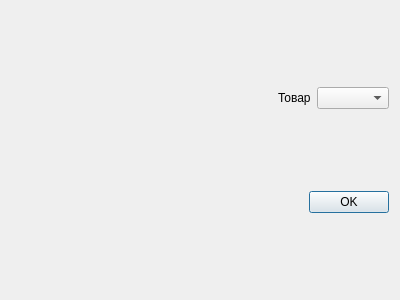
<?xml version="1.0" encoding="UTF-8"?>
<ui version="4.0">
 <class>ChartDialog</class>
 <widget class="QDialog" name="ChartDialog">
  <property name="geometry">
   <rect>
    <x>0</x>
    <y>0</y>
    <width>400</width>
    <height>300</height>
   </rect>
  </property>
  <property name="windowTitle">
   <string>График поставок</string>
  </property>
  <layout class="QVBoxLayout" name="verticalLayout">
   <item>
    <layout class="QHBoxLayout" name="horizontalLayout">
     <item>
      <spacer name="horizontalSpacer">
       <property name="orientation">
        <enum>Qt::Horizontal</enum>
       </property>
       <property name="sizeHint" stdset="0">
        <size>
         <width>40</width>
         <height>20</height>
        </size>
       </property>
      </spacer>
     </item>
     <item>
      <widget class="QLabel" name="label">
       <property name="text">
        <string>Товар</string>
       </property>
      </widget>
     </item>
     <item>
      <widget class="QComboBox" name="comboBox"/>
     </item>
    </layout>
   </item>
   <item>
    <widget class="QDialogButtonBox" name="buttonBox">
     <property name="orientation">
      <enum>Qt::Horizontal</enum>
     </property>
     <property name="standardButtons">
      <set>QDialogButtonBox::Ok</set>
     </property>
    </widget>
   </item>
  </layout>
 </widget>
 <resources/>
 <connections>
  <connection>
   <sender>buttonBox</sender>
   <signal>accepted()</signal>
   <receiver>ChartDialog</receiver>
   <slot>accept()</slot>
   <hints>
    <hint type="sourcelabel">
     <x>248</x>
     <y>254</y>
    </hint>
    <hint type="destinationlabel">
     <x>157</x>
     <y>274</y>
    </hint>
   </hints>
  </connection>
  <connection>
   <sender>buttonBox</sender>
   <signal>rejected()</signal>
   <receiver>ChartDialog</receiver>
   <slot>reject()</slot>
   <hints>
    <hint type="sourcelabel">
     <x>316</x>
     <y>260</y>
    </hint>
    <hint type="destinationlabel">
     <x>286</x>
     <y>274</y>
    </hint>
   </hints>
  </connection>
 </connections>
</ui>
